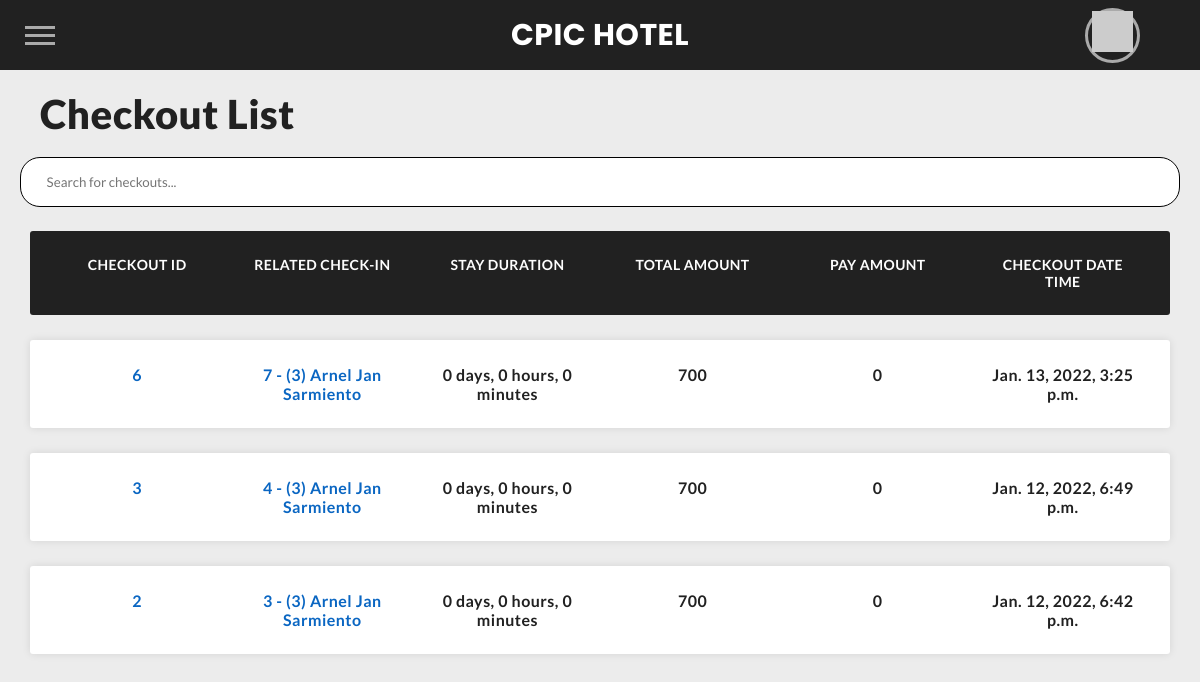
The page /checkouts (signed in) on the database as committed earlier.
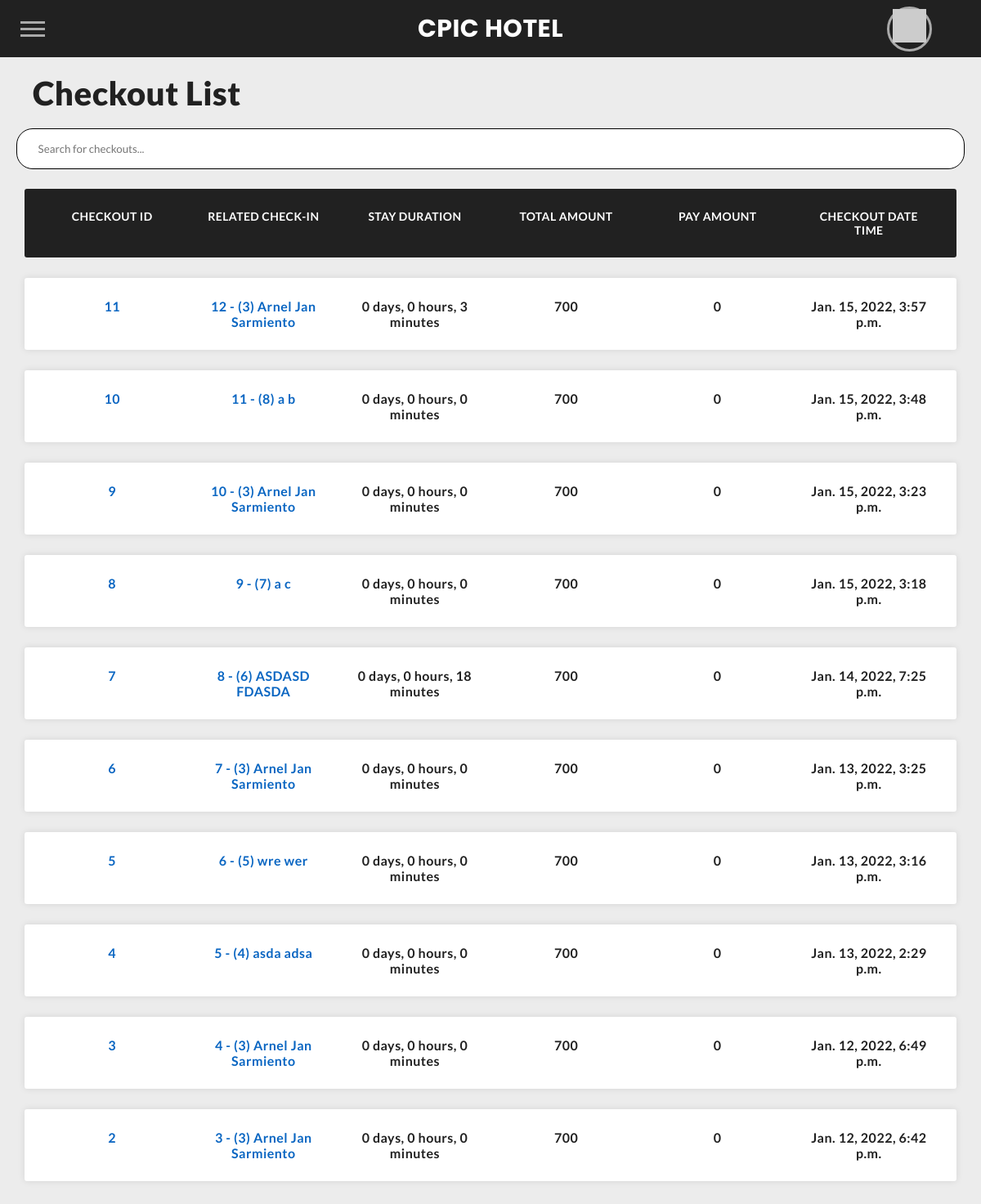
The same page on the database as committed later.
### hotelSystem/models.py (models this page shows, shortened)
class CheckOut(models.Model):
    check_in = models.OneToOneField(CheckIn, on_delete=models.CASCADE)
    stay_duration = models.DurationField(null=True)
    total_amount = models.PositiveSmallIntegerField(default=0 )
    pay_amount = models.PositiveSmallIntegerField(default=0)
    check_out_date_time = models.DateTimeField(null=True)
    user = models.ForeignKey(User, null=True, blank=True, on_delete=models.SET_NULL )

class CheckIn(models.Model):
    id = models.CharField(max_length=50, primary_key=True, blank=True)
    reservation = models.OneToOneField(Reservation, on_delete=models.CASCADE)
    rooms = models.ManyToManyField('Room', blank=True)
    initial_amount = models.PositiveSmallIntegerField(blank=True)
    check_in_date_time = models.DateTimeField(default=datetime.datetime.now())
    last_edited_on = models.DateTimeField(default=datetime.datetime.now())
    user = models.ForeignKey(User, null=True, blank=True, on_delete=models.SET_NULL)
    def __str__(self):
        return "%i - %s" % (self.reservation.reservation_id, self.reservation.customer)

class Reservation(models.Model):
    reservation_id = models.BigAutoField(primary_key=True)
    customer = models.ForeignKey(Customer, on_delete=models.CASCADE)
    staff = models.ForeignKey(User, on_delete=models.CASCADE, null=True, editable=False)
    no_of_children = models.PositiveSmallIntegerField(default=0)
    no_of_adults = models.PositiveSmallIntegerField(default=1)
    reservation_date_time = models.DateTimeField(default=datetime.datetime.now())
    expected_arrival_date_time = models.DateTimeField(default=datetime.datetime.now())
    expected_departure_date_time = models.DateTimeField(default=datetime.datetime.now())

class Customer(models.Model):
    customer_id = models.BigAutoField(primary_key=True)
    first_name = models.CharField(max_length=50)
    middle_name = models.CharField(max_length=50, null=False, blank=True)
    last_name = models.CharField(max_length=50)
    contact_no = models.CharField(max_length=15)
    address = models.CharField(max_length=100)
    email_address = models.EmailField(null=True, blank=True)
    SEX_CHOICES = (
        ('M', 'Male',),
        ('F', 'Female',),
        ('O', 'Others',),
    )
    sex = models.CharField(
        max_length=20,
        choices=SEX_CHOICES,
        default=SEX_CHOICES[0][1]
    )
    STATUS_CHOICES = (
        ('NR', 'Not Reserved'),
        ('R', 'Reserved'),
        ('CI', 'Checked In'),
        ('CO', 'Checked Out')
    )
    status = models.CharField(
        max_length=20,
        choices=STATUS_CHOICES,
        default=STATUS_CHOICES[0][1]
    )
    user = models.ForeignKey(User, on_delete=models.CASCADE, null=True)
    class Meta:
        ordering = ['first_name', 'middle_name', 'last_name']
    def __str__(self):
        return '({0}) {1} {2}'.format(self.customer_id, self.first_name, self.last_name)

### hotelSystem/views.py (the view)
# urls.py: path("checkouts", views.checkouts, name="checkouts"),
@login_required(login_url='login')
def checkouts(request):
    if request.user.groups.filter(name='Staff').exists():
        my_checkouts = CheckOut.objects.all().order_by('-check_out_date_time')
    else:
        try:
            customer =  Customer.objects.get(user__id = request.user.id)
        except Customer.DoesNotExist:
            return empty(request, 'No Checkouts found.', "There are no checkouts to display.")
        my_checkouts = CheckOut.objects.filter(check_in__reservation__customer__customer_id=customer.customer_id).order_by('-check_out_date_time')
    if my_checkouts.count() == 0:
        return empty(request, 'No Checkouts found.', "There are no checkouts to display.")
    title = "Checkout List"  # For page title as well as heading
    data = {
        'title': title,
        'checkOuts': my_checkouts
    }
    return render(request, "hotelSystem/checkoutList.html", data)

### hotelSystem/templatetags/custom_tags.py (called while the page is built)
@register.filter
def duration(td):
    total_seconds = int(td.total_seconds())
    days = total_seconds // 86400
    hours =  (total_seconds % 86400) // 3600
    minutes = (total_seconds % 3600) // 60
    return (
        str(days)
        + f" day{'s'[:days^1]}, "
        + str(hours)
        + f" hour{'s'[:hours^1]}, "
        + str(minutes)
        + f" minute{'s'[:minutes^1]}"
    )

@register.filter
def has_group(user, group_name):
    return user.groups.filter(name=group_name).exists()

### hotelSystem/templates/hotelSystem/checkoutList.html (shortened to what this page needs)
{% extends "hotelSystem/layout.html" %}
{% load static %}
{% load custom_tags %}
{% block additional-static %}
  <link href="{% static 'hotelSystem/css/table.css' %}" rel="stylesheet">
  <link rel="stylesheet" href="https://cdnjs.cloudflare.com/ajax/libs/meyer-reset/2.0/reset.min.css">
  <link href="{% static 'hotelSystem/css/table.css' %}" rel="stylesheet">
{% endblock %}
{% block body %}
  <h1>{{title}}</h1>
  <br>
  <input type="text" id="myInput" placeholder="Search for checkouts..." title="Type in a name">
  <div class="reserveTable">
    <ul class="responsive-table">
      <li class="table-header">
        <div class="col col-1">Checkout ID</div>
        <div class="col col-2">Related Check-in</div>
        <div class="col col-3">Stay Duration</div>
        <div class="col col-4">Total Amount</div>
        <div class="col col-5">Pay Amount</div>
        <div class="col col-6">Checkout Date Time</div>
      </li>
      {% for c in checkOuts %}
          <li class="table-row">
              <a class="col col-1 " data-label="Checkout ID" href="{% url 'checkout_view' c.id %}">
                {{c.id}}
              </a>
              <a class="col col-2 leaderboard__name" data-label="Related Check-in" href="{% url 'checkin_view' c.check_in.id %}" >
                {{c.check_in}}
              </a>
              <div class="col col-3" data-label="Stay Duration">
                {{c.stay_duration|duration}}
              </div>
              <div class="col col-4 money" data-label="Total Amount">{{c.total_amount}}</div>
              <div class="col col-5 money" data-label="Pay Amount">{{c.pay_amount}}</div>
              <div class="col col-6" data-label="Checkout Date Time">{{c.check_out_date_time}}</div>
          </li>
      {% endfor %}
    </ul>
  </div>
{% endblock %}

Rows that differ between the two databases and show on the page:
added CheckOut: id "11", check_in "12 - (3) Arnel Jan Sarmiento", stay_duration|duration "0 days, 0 hours, 3 minutes", total_amount "700", pay_amount "0", check_out_date_time "Jan. 15, 2022, 3:57 p.m."
added CheckOut: id "10", check_in "11 - (8) a b", stay_duration|duration "0 days, 0 hours, 0 minutes", total_amount "700", pay_amount "0", check_out_date_time "Jan. 15, 2022, 3:48 p.m."
added CheckOut: id "9", check_in "10 - (3) Arnel Jan Sarmiento", stay_duration|duration "0 days, 0 hours, 0 minutes", total_amount "700", pay_amount "0", check_out_date_time "Jan. 15, 2022, 3:23 p.m."
added CheckOut: id "8", check_in "9 - (7) a c", stay_duration|duration "0 days, 0 hours, 0 minutes", total_amount "700", pay_amount "0", check_out_date_time "Jan. 15, 2022, 3:18 p.m."
now on this page (row unchanged): CheckOut: id "7", check_in "8 - (6) ASDASD FDASDA", stay_duration|duration "0 days, 0 hours, 18 minutes", total_amount "700", pay_amount "0", check_out_date_time "Jan. 14, 2022, 7:25 p.m."
now on this page (row unchanged): CheckOut: id "5", check_in "6 - (5) wre wer", stay_duration|duration "0 days, 0 hours, 0 minutes", total_amount "700", pay_amount "0", check_out_date_time "Jan. 13, 2022, 3:16 p.m."
now on this page (row unchanged): CheckOut: id "4", check_in "5 - (4) asda adsa", stay_duration|duration "0 days, 0 hours, 0 minutes", total_amount "700", pay_amount "0", check_out_date_time "Jan. 13, 2022, 2:29 p.m."
